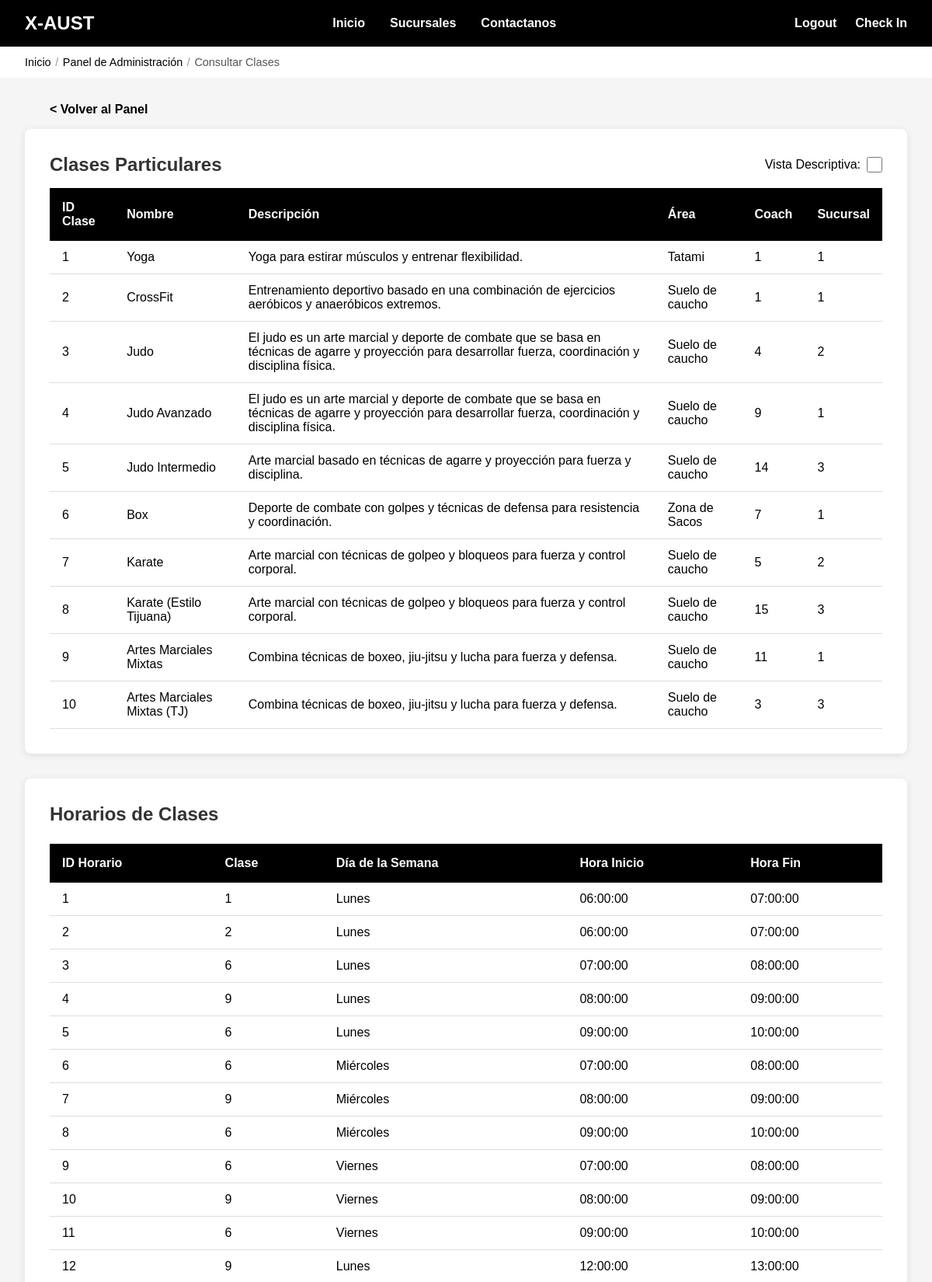
The page /admin/consultarClases.php (upper part) on the database its author committed.
### tables this page shows
CREATE TABLE `Clases_particulares` (
  `idClase` int NOT NULL AUTO_INCREMENT,
  `Nombre` varchar(100) NOT NULL,
  `Descripcion` text,
  `Area` varchar(100) DEFAULT NULL,
  `idCoach` int NOT NULL,
  `idSucursal` int NOT NULL,
  PRIMARY KEY (`idClase`),
  KEY `fk_clase_coach` (`idCoach`),
  KEY `idx_clase_sucursal` (`idSucursal`),
  CONSTRAINT `fk_clase_coach` FOREIGN KEY (`idCoach`) REFERENCES `Coach` (`idCoach`) ON DELETE RESTRICT ON UPDATE CASCADE,
  CONSTRAINT `fk_clase_sucursal` FOREIGN KEY (`idSucursal`) REFERENCES `Sucursal` (`idSucursal`) ON DELETE RESTRICT ON UPDATE CASCADE
);

CREATE TABLE `Horario_clase` (
  `idHorario` int NOT NULL AUTO_INCREMENT,
  `idClase` int NOT NULL,
  `diaSemana` enum('Lunes','Martes','Miércoles','Jueves','Viernes') NOT NULL,
  `horaInicio` time NOT NULL,
  `horaFin` time NOT NULL,
  PRIMARY KEY (`idHorario`),
  UNIQUE KEY `uk_clase_dia_hora` (`idClase`,`diaSemana`,`horaInicio`),
  KEY `idx_horario_dia` (`diaSemana`),
  CONSTRAINT `fk_horario_clase` FOREIGN KEY (`idClase`) REFERENCES `Clases_particulares` (`idClase`) ON DELETE CASCADE ON UPDATE CASCADE,
  CONSTRAINT `chk_horario_valido` CHECK ((`horaInicio` < `horaFin`))
);

### admin/consultarClases.php (the view, shortened to what this page needs)
<?php
include '../conexion.php';
$con = mysqli_connect($host, $user, $pw, $db) or die("Problemas con la BD");
$vistaDescriptiva = isset($_GET['descriptiva']) && $_GET['descriptiva'] == '1';
$columnaOrdenarClases = isset($_GET['ordenar_clases']) ? $_GET['ordenar_clases'] : 'idClase';
$columnaOrdenarHorarios = isset($_GET['ordenar_horarios']) ? $_GET['ordenar_horarios'] : 'idHorario';
if ($vistaDescriptiva) {
    if ($columnaOrdenarClases == 'idCoach') {
        $ordenClasesSQL = "ORDER BY co.Nombres, co.Apellidos";
    } elseif ($columnaOrdenarClases == 'idSucursal') {
        $ordenClasesSQL = "ORDER BY s.Nombre";
    } else {
        $ordenClasesSQL = "ORDER BY c." . $columnaOrdenarClases;
    }
    $clases = mysqli_query($con, "SELECT c.*, co.Nombres as CoachNombre, co.Apellidos as CoachApellidos, s.Nombre as SucursalNombre
                                   FROM Clases_particulares c
                                   INNER JOIN Coach co ON c.idCoach = co.idCoach
                                   INNER JOIN Sucursal s ON c.idSucursal = s.idSucursal
                                   " . $ordenClasesSQL) or die("Problemas con la consulta: " . mysqli_error($con));
    if ($columnaOrdenarHorarios == 'idClase') {
        $ordenHorariosSQL = "ORDER BY c.Nombre, FIELD(h.diaSemana, 'Lunes', 'Martes', 'Miércoles', 'Jueves', 'Viernes')";
    } else {
        $ordenHorariosSQL = "ORDER BY h." . $columnaOrdenarHorarios . ", FIELD(h.diaSemana, 'Lunes', 'Martes', 'Miércoles', 'Jueves', 'Viernes')";
    }
    $horarios = mysqli_query($con, "SELECT h.*, c.Nombre as ClaseNombre
                                     FROM Horario_clase h
                                     INNER JOIN Clases_particulares c ON h.idClase = c.idClase
                                     " . $ordenHorariosSQL) or die("Problemas con la consulta: " . mysqli_error($con));
} else {
    $ordenClasesSQL = "ORDER BY " . $columnaOrdenarClases;
    $clases = mysqli_query($con, "SELECT * FROM Clases_particulares " . $ordenClasesSQL) or die("Problemas con la consulta: " . mysqli_error($con));
    if ($columnaOrdenarHorarios == 'idClase') {
        $ordenHorariosSQL = "ORDER BY idClase, FIELD(diaSemana, 'Lunes', 'Martes', 'Miércoles', 'Jueves', 'Viernes')";
    } else {
        $ordenHorariosSQL = "ORDER BY " . $columnaOrdenarHorarios . ", FIELD(diaSemana, 'Lunes', 'Martes', 'Miércoles', 'Jueves', 'Viernes')";
    }
    $horarios = mysqli_query($con, "SELECT * FROM Horario_clase " . $ordenHorariosSQL) or die("Problemas con la consulta: " . mysqli_error($con));
}
?>
<!DOCTYPE html>
<html lang="es">
<head>
    <link href="../css/style.css" rel="stylesheet" />
    <link href="../css/admin.css" rel="stylesheet" />
</head>
<body>
    <header class="header-admin">
        <div class="nav-logo">
            <a href="index.php">X-AUST</a>
        </div>
        <ul class="nav-menu">
            <li><a href="../main/index.html">Inicio</a></li>
            <li><a href="../main/sucursales.html">Sucursales</a></li>
            <li><a href="../main/contactanos.html">Contactanos</a></li>
        </ul>
        <ul class="nav-acciones">
            <li><a href="../main/login.html">Logout</a></li>
            <li><a href="../main/checkIn.php">Check In</a></li>
        </ul>
    </header>
    <nav class="breadcrumb">
        <a href="../main/login.html">Inicio</a>
        <span class="breadcrumb-separator">/</span>
        <a href="index.php">Panel de Administración</a>
        <span class="breadcrumb-separator">/</span>
        <span>Consultar Clases</span>
    </nav>
    <main class="table-container">
        <a href="index.php" class="back-link margin-left">< Volver al Panel</a>
        <div class="contenedor-tabla">
            <div class="toggle-container">
                <h2>Clases Particulares</h2>
                <label class="toggle-label">
                    <span>Vista Descriptiva:</span>
                    <input type="checkbox" id="toggleVista" class="toggle-checkbox" <?php echo $vistaDescriptiva ? 'checked' : ''; ?>
                           onchange="window.location.href='?descriptiva=' + (this.checked ? '1' : '0') + '&ordenar_clases=<?php echo $columnaOrdenarClases; ?>&ordenar_horarios=<?php echo $columnaOrdenarHorarios; ?>'">
                </label>
            </div>
            <?php if (mysqli_num_rows($clases) > 0): ?>
            <table>
                <thead>
                    <tr>
                        <th data-columna="idClase" data-tabla="clases">ID Clase</th>
                        <th data-columna="Nombre" data-tabla="clases">Nombre</th>
                        <th data-columna="Descripcion" data-tabla="clases">Descripción</th>
                        <th data-columna="Area" data-tabla="clases">Área</th>
                        <th data-columna="idCoach" data-tabla="clases">Coach</th>
                        <th data-columna="idSucursal" data-tabla="clases">Sucursal</th>
                    </tr>
                </thead>
                <tbody>
                    <?php while($reg = mysqli_fetch_array($clases)): ?>
                    <tr>
                        <td><?php echo htmlspecialchars($reg['idClase']); ?></td>
                        <td><?php echo htmlspecialchars($reg['Nombre']); ?></td>
                        <td><?php echo htmlspecialchars($reg['Descripcion']); ?></td>
                        <td><?php echo htmlspecialchars($reg['Area']); ?></td>
                        <td><?php
                            if ($vistaDescriptiva) {
                                echo htmlspecialchars($reg['CoachNombre'] . ' ' . $reg['CoachApellidos']);
                            } else {
                                echo htmlspecialchars($reg['idCoach']);
                            }
                        ?></td>
                        <td><?php
                            if ($vistaDescriptiva) {
                                echo htmlspecialchars($reg['SucursalNombre']);
                            } else {
                                echo htmlspecialchars($reg['idSucursal']);
                            }
                        ?></td>
                    </tr>
                    <?php endwhile; ?>
                </tbody>
            </table>
            <?php else: ?>
            <div class="no-data">
                <p>No hay clases registradas.</p>
            </div>
            <?php endif; ?>
        </div>
        <div class="contenedor-tabla">
            <h2>Horarios de Clases</h2>
            <?php if (mysqli_num_rows($horarios) > 0): ?>
            <table>
                <thead>
                    <tr>
                        <th data-columna="idHorario" data-tabla="horarios">ID Horario</th>
                        <th data-columna="idClase" data-tabla="horarios">Clase</th>
                        <th data-columna="diaSemana" data-tabla="horarios">Día de la Semana</th>
                        <th data-columna="horaInicio" data-tabla="horarios">Hora Inicio</th>
                        <th data-columna="horaFin" data-tabla="horarios">Hora Fin</th>
                    </tr>
                </thead>
                <tbody>
                    <?php while($reg = mysqli_fetch_array($horarios)): ?>
                    <tr>
                        <td><?php echo htmlspecialchars($reg['idHorario']); ?></td>
                        <td><?php
                            if ($vistaDescriptiva) {
                                echo htmlspecialchars($reg['ClaseNombre']);
                            } else {
                                echo htmlspecialchars($reg['idClase']);
                            }
                        ?></td>
                        <td><?php echo htmlspecialchars($reg['diaSemana']); ?></td>
                        <td><?php echo htmlspecialchars($reg['horaInicio']); ?></td>
                        <td><?php echo htmlspecialchars($reg['horaFin']); ?></td>
                    </tr>
                    <?php endwhile; ?>
                </tbody>
            </table>
            <?php else: ?>
            <div class="no-data">
                <p>No hay horarios registrados.</p>
            </div>
            <?php endif; ?>
        </div>
    </main>
</body>
</html>

### css/style.css (style rules this page uses)
* { margin: 0; padding: 0; box-sizing: border-box; }
body { font-family: Arial, sans-serif; }
header { color: #FFFFFF; display: flex; align-items: center; justify-content: space-between; padding: 1rem 2rem; width: 100%; }
header.header-admin { background-color: #000000; }
.nav-logo { flex: 0 0 auto; }
.nav-logo a { color: #FFFFFF; text-decoration: none; font-size: 1.5rem; font-weight: bold; }
.nav-menu { display: flex; list-style: none; gap: 2rem; flex: 1; justify-content: center; align-items: center; }
.nav-menu li { text-decoration: none; color: #FFFFFF; cursor: pointer; transition: all 0.3s ease; font-weight: bold; }
.nav-menu a { color: inherit; text-decoration: none; }
.nav-acciones { display: flex; list-style: none; gap: 1.5rem; flex: 0 0 auto; align-items: center; }
.nav-acciones li { text-decoration: none; color: #FFFFFF; cursor: pointer; transition: all 0.3s ease; font-weight: bold; }
.nav-acciones li a { text-decoration: none; color: inherit; }
.breadcrumb { margin: 0; padding: 0.75rem 2rem; font-size: 0.9rem; color: #555555; display: flex; align-items: center; flex-wrap: wrap; }
.breadcrumb a { color: #000000; text-decoration: none; font-weight: 500; }
.breadcrumb-separator { margin: 0 0.35rem; color: #999999; }
.table-container { min-height: calc(100vh - 80px); padding: 2rem; background-color: #f5f5f5; }
.contenedor-tabla { background-color: #FFFFFF; padding: 2rem; border-radius: 8px; box-shadow: 0 2px 10px rgba(0, 0, 0, 0.1); max-width: 1400px; margin: 0 auto; margin-bottom: 2rem; }
.contenedor-tabla h2 { margin-top: 0; margin-bottom: 1.5rem; color: #333; }
.back-link { display: inline-block; margin-bottom: 1rem; color: #000000; text-decoration: none; font-weight: bold; }
.back-link.margin-left { margin-left: 2rem; }
table { width: 100%; border-collapse: collapse; margin-top: 1rem; }
table thead tr { background-color: #000000; color: #FFFFFF; }
table th { padding: 1rem; text-align: left; font-weight: bold; }
table td { padding: 0.75rem 1rem; border-bottom: 1px solid #ddd; }
.toggle-container { display: flex; justify-content: space-between; align-items: center; margin-bottom: 1rem; }
.toggle-container h2 { margin: 0; }
.toggle-label { display: flex; align-items: center; gap: 0.5rem; cursor: pointer; font-weight: 500; }
.toggle-checkbox { width: 20px; height: 20px; cursor: pointer; }

### rows shown on the page
clases_particulares: idClase "1", Nombre "Yoga", Descripcion "Yoga para estirar músculos y entrenar flexibilidad.", Area "Tatami", idCoach "1", idSucursal "1"
clases_particulares: idClase "2", Nombre "CrossFit", Descripcion "Entrenamiento deportivo basado en una combinación de ejercicios aeróbicos y anaeróbicos extremos.", Area "Suelo de caucho", idCoach "1", idSucursal "1"
clases_particulares: idClase "3", Nombre "Judo", Descripcion "El judo es un arte marcial y deporte de combate que se basa en técnicas de agarre y proyección para desarrollar fuerza, coordinación y disciplina física.", Area "Suelo de caucho", idCoach "4", idSucursal "2"
clases_particulares: idClase "4", Nombre "Judo Avanzado", Descripcion "El judo es un arte marcial y deporte de combate que se basa en técnicas de agarre y proyección para desarrollar fuerza, coordinación y disciplina física.", Area "Suelo de caucho", idCoach "9", idSucursal "1"
clases_particulares: idClase "5", Nombre "Judo Intermedio", Descripcion "Arte marcial basado en técnicas de agarre y proyección para fuerza y disciplina.", Area "Suelo de caucho", idCoach "14", idSucursal "3"
clases_particulares: idClase "6", Nombre "Box", Descripcion "Deporte de combate con golpes y técnicas de defensa para resistencia y coordinación.", Area "Zona de Sacos", idCoach "7", idSucursal "1"
clases_particulares: idClase "7", Nombre "Karate", Descripcion "Arte marcial con técnicas de golpeo y bloqueos para fuerza y control corporal.", Area "Suelo de caucho", idCoach "5", idSucursal "2"
clases_particulares: idClase "8", Nombre "Karate (Estilo Tijuana)", Descripcion "Arte marcial con técnicas de golpeo y bloqueos para fuerza y control corporal.", Area "Suelo de caucho", idCoach "15", idSucursal "3"
clases_particulares: idClase "9", Nombre "Artes Marciales Mixtas", Descripcion "Combina técnicas de boxeo, jiu-jitsu y lucha para fuerza y defensa.", Area "Suelo de caucho", idCoach "11", idSucursal "1"
clases_particulares: idClase "10", Nombre "Artes Marciales Mixtas (TJ)", Descripcion "Combina técnicas de boxeo, jiu-jitsu y lucha para fuerza y defensa.", Area "Suelo de caucho", idCoach "3", idSucursal "3"
horario_clase: idHorario "1", idClase "1", diaSemana "Lunes", horaInicio "06:00:00", horaFin "07:00:00"
horario_clase: idHorario "2", idClase "2", diaSemana "Lunes", horaInicio "06:00:00", horaFin "07:00:00"
horario_clase: idHorario "3", idClase "6", diaSemana "Lunes", horaInicio "07:00:00", horaFin "08:00:00"
horario_clase: idHorario "4", idClase "9", diaSemana "Lunes", horaInicio "08:00:00", horaFin "09:00:00"
horario_clase: idHorario "5", idClase "6", diaSemana "Lunes", horaInicio "09:00:00", horaFin "10:00:00"
horario_clase: idHorario "6", idClase "6", diaSemana "Miércoles", horaInicio "07:00:00", horaFin "08:00:00"
horario_clase: idHorario "7", idClase "9", diaSemana "Miércoles", horaInicio "08:00:00", horaFin "09:00:00"
horario_clase: idHorario "8", idClase "6", diaSemana "Miércoles", horaInicio "09:00:00", horaFin "10:00:00"
horario_clase: idHorario "9", idClase "6", diaSemana "Viernes", horaInicio "07:00:00", horaFin "08:00:00"
horario_clase: idHorario "10", idClase "9", diaSemana "Viernes", horaInicio "08:00:00", horaFin "09:00:00"
horario_clase: idHorario "11", idClase "6", diaSemana "Viernes", horaInicio "09:00:00", horaFin "10:00:00"
horario_clase: idHorario "12", idClase "9", diaSemana "Lunes", horaInicio "12:00:00", horaFin "13:00:00"
